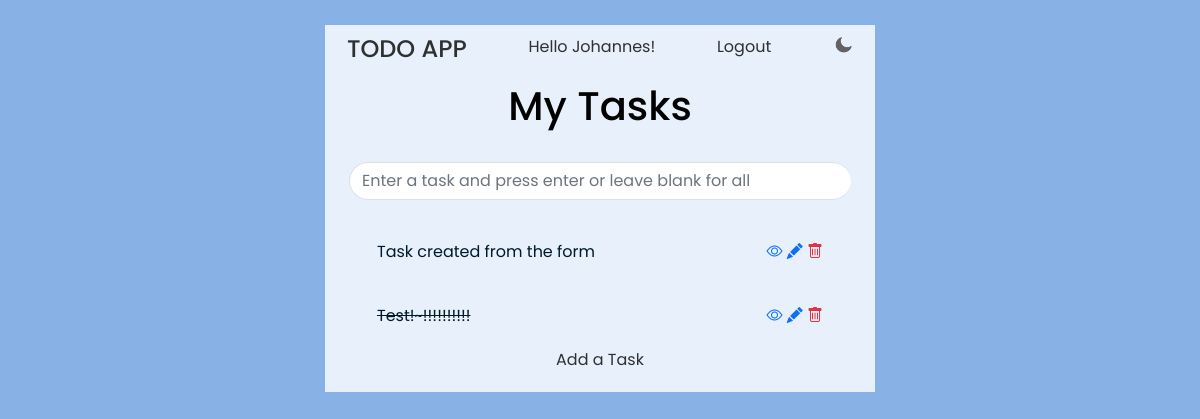
Page / (signed in) on the earlier database version.
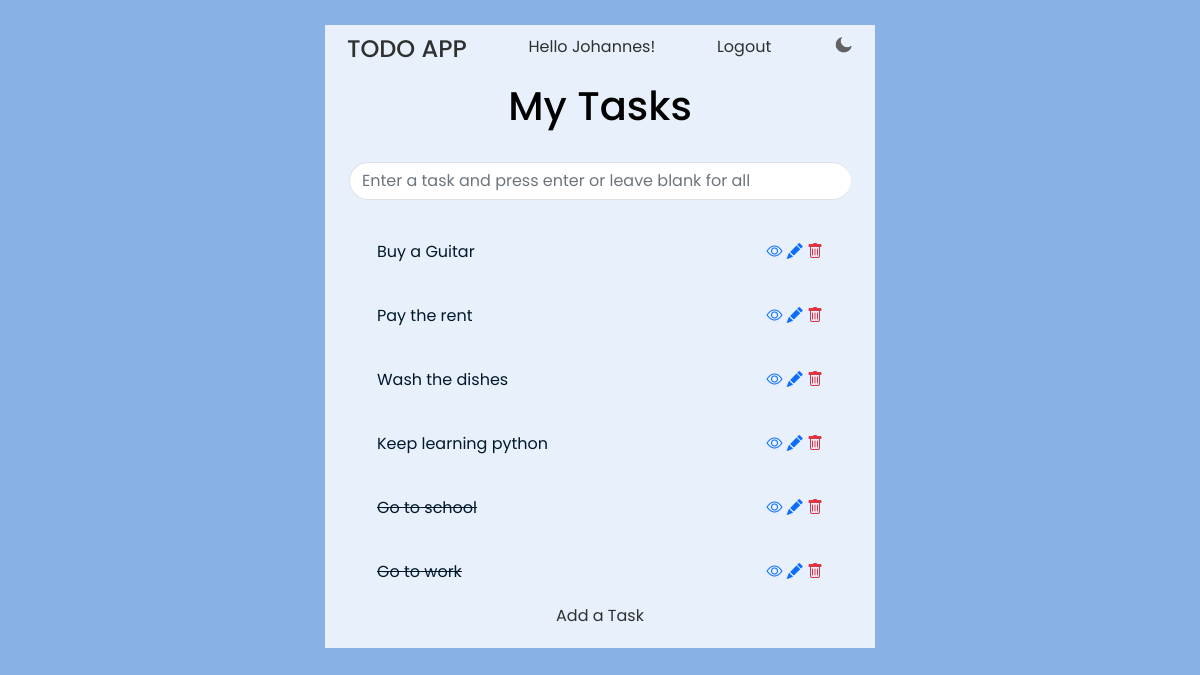
Same page on the later database version.
### base/models.py (models this page shows, shortened)
class Task(models.Model):
    user = models.ForeignKey(User, on_delete=models.CASCADE)
    title = models.CharField(max_length=50)
    description = models.TextField(max_length=250)
    completed = models.BooleanField(default=False)
    created = models.DateTimeField(auto_now_add=True)
    class Meta:
        ordering = ['completed', '-created']

### base/views.py (the view)
# urls.py: path('', TaskList.as_view(), name='task_list'),
class TaskList(LoginRequiredMixin, ListView):
    model = Task
    context_object_name = 'tasks'
    def get_context_data(self, **kwargs):
        context = super().get_context_data(**kwargs)
        context['tasks'] = context['tasks'].filter(user=self.request.user)
        search_input = self.request.GET.get('search-area') or ''
        if search_input:
            context['tasks'] = context['tasks'].filter(title__startswith=search_input)
        context['search_input'] = search_input
        return context

### base/templates/base/task_list.html
{% extends 'base/base.html' %}
{% block content %}
<div class="container text-center">
<h1 class="maintitle">My Tasks</h1>
</div>
<br>
<div class="container">
    <form method="GET">
        <input class="form-control border-end-0 border rounded-pill" type="text" name="search-area" value="{{search_input}}" placeholder="Enter a task and press enter or leave blank for all">
    </form>
</div>
<div class="section">
{% for task in tasks %}
<div class="task-wrapper">
{% if task.completed %}
<div class="task-completed">{{task.title}}</h4></div>
    <div>
    <a href="{% url 'task_detail' task.pk %}"><i class="bi bi-eye"></i></a>
    <a href="{% url 'task_update' task.pk %}"><i class="bi bi-pencil-fill"></i></a>
    <a href="{% url 'task_delete' task.pk %}"><i class="bi bi-trash text-danger"></i></a>
    </div>
{% else %}
<div class="task-no-completed">{{task.title}}</div>
    <div>
    <a href="{% url 'task_detail' task.pk %}"><i class="bi bi-eye"></i></a>
    <a href="{% url 'task_update' task.pk %}"><i class="bi bi-pencil-fill"></i></a>
    <a href="{% url 'task_delete' task.pk %}"><i class="bi bi-trash text-danger"></i></a>
    </div>
{% endif %}
</div>
{% endfor %}
<div class="container text-center">
<a href="{% url 'task_create' %}" class="todo">Add a Task</a>
</div>
</div>
{% endblock %}

### base/templates/base/base.html (shortened to what this page needs)
{% load static %}
<!DOCTYPE html>
<html lang="en">
<head>
    <link href="https://cdn.jsdelivr.net/npm/bootstrap@5.0.2/dist/css/bootstrap.min.css" rel="stylesheet">
    <link rel="stylesheet" href="https://cdn.jsdelivr.net/npm/bootstrap-icons@1.3.0/font/bootstrap-icons.css">
    <link rel="stylesheet" href="{% static 'style.css' %}">
</head>
<body>
    <div class="container">
        <div class="header">
            <a href="{% url 'task_list' %}"><h4 class="todo">TODO APP</h4></a>
            {% if request.user.is_authenticated %}
                <span class="todo">Hello {{request.user.first_name}}!</span>
                    <a href="{% url 'logout' %}" class="todo">Logout</a>
            {% else %}
                <a href="{% url 'login' %}" class="todo">Login</a>
                <a href="{% url 'register' %}" class="todo">Register</a>
            {% endif %}
            <img src="{% static 'images/moon.png' %}" id="icon">
        </div>
            {% block content %}
            {% endblock %}
    </div>
</body>
</html>

### base/static/style.css (style rules this page uses)
:root { --primary-color: #88B2E6; --secondary-color: #e7f0fb; --task-color: #001A2B; --todo-color: #2f3030; --maintitle-color: #000000; }
body { background-color: var(--primary-color); font-family: 'Poppins'; padding-top: 25px; }
a { text-decoration: none; }
.todo { color: var(--todo-color); }
.container { max-width: 550px; margin: auto; background-color: var(--secondary-color); }
.maintitle { color: var(--maintitle-color); }
.header { display: flex; justify-content: space-between; padding: 10px; }
.task-wrapper { display: flex; align-items: center; justify-content: space-between; padding: 20px; }
.task-completed { text-decoration: line-through; color: var(--task-color); }
.task-no-completed { color: var(--task-color); }
.section { padding: 20px; }
#icon { width: 20px; height: 20px; cursor: pointer; }

Differences in the rows shown:
removed Task: title "Test!~!!!!!!!!!!"
added Task: title "Buy a Guitar"
added Task: title "Pay the rent"
added Task: title "Wash the dishes"
changed Task: title "Task created from the form" → "Keep learning python"
added Task: title "Go to school"
added Task: title "Go to work"
